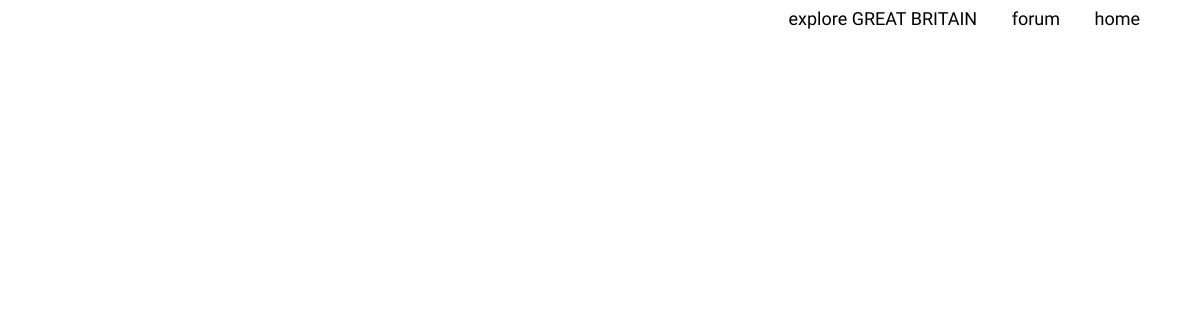
Page /forum/topics on the earlier database version.
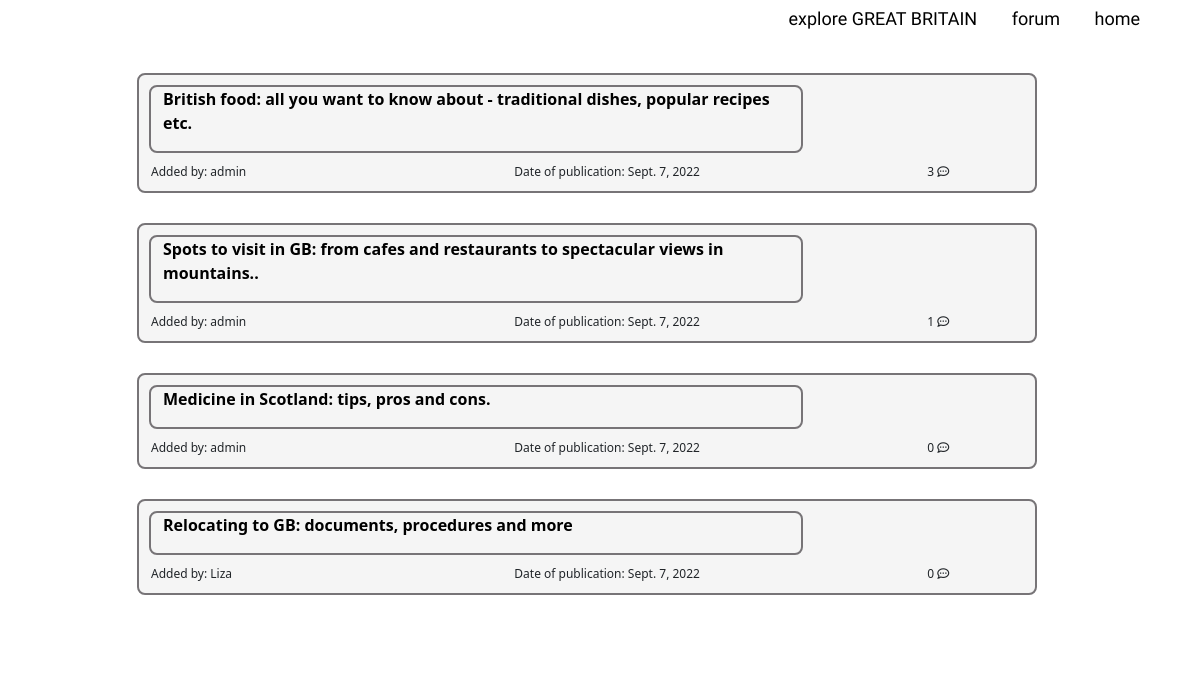
Same page on the later database version.
### forum/models.py (models this page shows, shortened)
class Topics(models.Model):
    topic = models.CharField(max_length=100)
    date = models.DateField("Date of publication", default=datetime.date.today)
    slug=models.SlugField(max_length=100,blank=True,editable=False)
    user = models.ForeignKey(Account,blank=True, null=True,on_delete=models.SET_NULL)
    ordering = ('-date',)
    def get_absolute_url(self):
        return reverse('exactopic', kwargs={'topic_slug': self.slug})
    class Meta:
        verbose_name = "Topic"
        verbose_name_plural = "Topics"

class Account(AbstractBaseUser):
    email                = models.EmailField(verbose_name='email', max_length=60, unique=True)
    username             = models.CharField(max_length=30,unique=True)
    date_joined          = models.DateTimeField(verbose_name='date joined', auto_now_add=True)
    last_login           = models.DateTimeField(verbose_name="last login", auto_now=True)
    is_admin             = models.BooleanField(default=False)
    is_active            = models.BooleanField(default=True)
    is_staff             = models.BooleanField(default=False)
    is_superuser         = models.BooleanField(default=False)
    USERNAME_FIELD = 'email'
    REQUIRED_FIELDS = ['username']
    objects = MyAccountManager()

### forum/views.py (the view, shortened to what this page needs)
# urls.py: path('topics', views.topics, name='topics'),
def topics(request):
    questions = Topics.objects.annotate(questions_count=Count('quests'))
    form = TopicsForm()
    alltopics = Topics.objects.all()
    data = {'form':form,'alltopics': alltopics,'questions':questions}
    return render(request,'forum/topics.html',data)

### forum/templates/forum/topics.html (shortened to what this page needs)
{% load static %}
<!DOCTYPE html>
<html lang="en">
<head>
    <link rel="stylesheet" href="https://cdn.jsdelivr.net/npm/bootstrap@5.2.0/dist/css/bootstrap.min.css">
    <link rel="stylesheet" href="{% static 'forum/css/styles.css' %}">
    <link rel="stylesheet"  href="https://cdnjs.cloudflare.com/ajax/libs/font-awesome/6.1.1/css/all.min.css">
</head>
<body class="forumbod">
  <div class = "about" >
    <p class = "explore" > <a class="about_teg_a"  href="{% url 'GB' %}">explore GREAT BRITAIN</a> </p>
    <p class = "forum"> <a class="about_teg_a" href="{% url 'home' %}">forum</a> </p>
    <p class = "home"> <a class="about_teg_a" href="../">home</a> </p>
   </div>
{% for el in alltopics %}
<div class="container mainblock">
  <div class="row blockn">
    <div class="row">
      <div class="col-9 textopic"><p> <a href="{{ el.get_absolute_url }}">{{ el.topic }}</a></p></div>
    </div>
    <div class="row info">
      <div class="col-5 textwhoadded">Added by: {{ el.user.username }}</div>
      <div class="col-5 textwhenadded">Date of publication: {{ el.date }}</div>
      <div class="col-2 textcomments">{{  el.quests.count }}  <i class="fa-regular fa-comment-dots"></i> </div>
    </div>
  </div>
</div>
{% endfor %}
<div class="footer" style="color:WHITE ;">
    <p class="authors" >Lizaveta Fadeeva & Evgenii Lomakin</p>
    <i class="fa-solid fa-copyright">2022</i>
</div>
</body>
</html>

### forum/static/forum/css/styles.css (style rules this page uses)
.explore { display: inline-block; margin-right: 30px; }
.home { display: inline-block; }
.forum { display: inline-block; margin-right: 30px; }
.about { font-family: 'Amatic SC', cursive; text-align: right; margin: 0; padding-right: 60px; padding-top: 5px; font-size: large; }
a { text-decoration: none; color: black; }
.footer { padding-top: 30px; text-align: center; font-size: 10px; height: fit-content; width: 30%; margin-left:33%; margin-right: 33%; line-height: 10px; }
.forumbod { background-image: url("https://bogatyr.club/uploads/posts/2021-11/thumbs/1636938379_12-bogatyr-club-p-angliya-fon-12.jpg"); }
.mainblock { margin-top:20px; width:950px; margin-right:auto; margin-left:auto; height:fit-content; background-color:white ; border-radius:20px; padding-bottom:5px; padding-top: 5px; position: relative; }
.blockn { width: 900px; height:fit-content; border:2px solid #777477; border-radius:8px; background-color:#F5F5F5; margin-right:auto; margin-left:auto; display:inline-block }
.textopic { height:fit-content; border:2px solid #777477; border-radius:8px; background-color:#F5F5F5; margin-left:10px; margin-bottom:10px; margin-top: 10px; font-weight: bold; }
.textwhoadded { text-align: left; font-size: 12px; }
.textcomments { text-align: center; font-size: 12px; }
.textwhenadded { text-align: left; font-size: 12px; }
.info { margin-bottom: 10px; }

Differences in the rows shown:
added Topics: topic "British food: all you want to know about - traditional dishes, popular recipes etc.", user.username "admin", date "Sept. 7, 2022", quests.count "3"
added Topics: topic "Spots to visit in GB: from cafes and restaurants to spectacular views in mountains..", user.username "admin", date "Sept. 7, 2022", quests.count "1"
added Topics: topic "Medicine in Scotland: tips, pros and cons.", user.username "admin", date "Sept. 7, 2022", quests.count "0"
added Topics: topic "Relocating to GB: documents, procedures and more", user.username "Liza", date "Sept. 7, 2022", quests.count "0"
